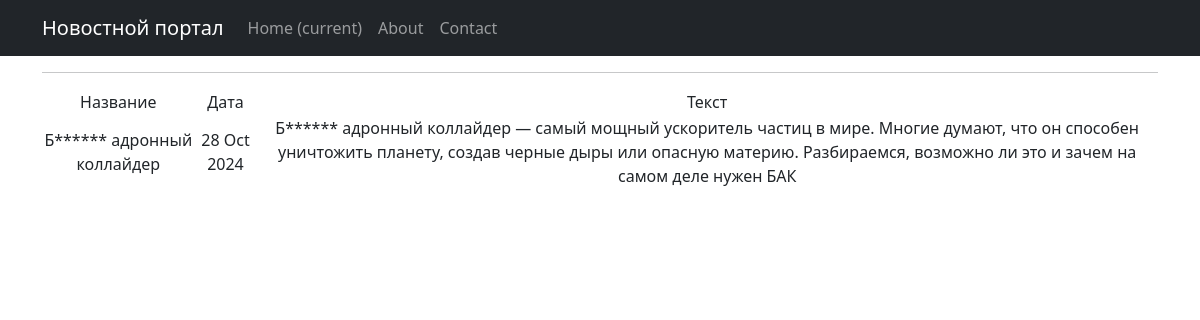
Screenshot of /news/1 with the database file from the repository.
### news/models.py (models this page shows, shortened)
class Post(models.Model):
    article = 'AR'
    new = 'NW'
    KIND = [(article, 'Статья'),(new, 'Новость')]
    author = models.ForeignKey(Author, on_delete = models.CASCADE)
    kind = models.CharField(max_length=2,
                                choices=KIND,
                                default=article) # статья или новость по умолчанию статья
    time_in = models.DateTimeField(auto_now_add=True)
    title = models.CharField(max_length=255)
    text = models.TextField()
    rating = models.IntegerField(default=0)
    category = models.ManyToManyField(Category, through='PostCategory')

### news/views.py (the view)
# urls.py: path('<int:pk>', PostDetail.as_view()),
class PostDetail(DetailView):
    model = Post
    template_name = 'new.html'
    context_object_name = 'new'

### news/templatetags/custom_filters.py (called while the page is built)
@register.filter(name='censor')
def currency(value):
    value = value.split()
    for i in range(len(value)):
        if value[i][:5] == 'редиск':
            value[i] = 'р'+ '*'*(len(value[i])-1)
        elif value[i][:5] == 'Редиск':
            value[i] = 'Р'+ '*'*(len(value[i])-1)
        elif value[i][:5] == 'больш':
            value[i] = 'б' + '*' * (len(value[i]) - 1)
        elif value[i][:5] == 'Больш':
            value[i] = 'Б' + '*' * (len(value[i]) - 1)
    value = ' '.join(value)
    return value

### templates/new.html (shortened to what this page needs)
{% extends 'flatpages/default.html' %}
{% load custom_filters %}
{% block content %}
<hr>
<table>
           <tr>
               <td>Название</td>
               <td>Дата</td>
               <td>Текст</td>
           </tr>
           <tr>
               <td>{{ new.title|censor }}</td>
               <td>{{ new.time_in|date:'d M Y'}}</td>
               <td>{{ new.text|censor}}</td>
           </tr>
       </table>
{% endblock content %}

### rows the page displays
Post: title|censor "Б****** адронный коллайдер", time_in "28 Oct 2024", text|censor "Б****** адронный коллайдер — самый мощный ускоритель частиц в мире. Многие думают, что он способен уничтожить планету, создав черные дыры или опасную материю. Разбираемся, возможно ли это и зачем на самом деле нужен БАК"
